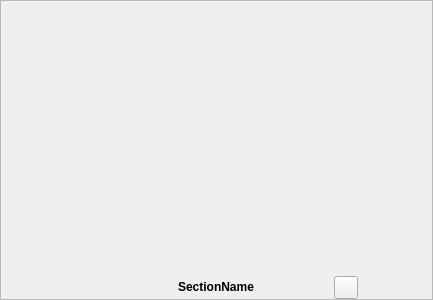
<?xml version="1.0" encoding="UTF-8"?>
<ui version="4.0">
 <class>CoreFlexiToolBarSection</class>
 <widget class="QFrame" name="CoreFlexiToolBarSection">
  <property name="geometry">
   <rect>
    <x>0</x>
    <y>0</y>
    <width>433</width>
    <height>300</height>
   </rect>
  </property>
  <property name="windowTitle">
   <string>Frame</string>
  </property>
  <property name="frameShape">
   <enum>QFrame::StyledPanel</enum>
  </property>
  <property name="frameShadow">
   <enum>QFrame::Raised</enum>
  </property>
  <layout class="QVBoxLayout" name="verticalLayout_2">
   <property name="margin">
    <number>0</number>
   </property>
   <item>
    <widget class="QFrame" name="innerContentFrame">
     <layout class="QVBoxLayout" name="verticalLayout">
      <property name="margin">
       <number>0</number>
      </property>
      <item>
       <widget class="QWidget" name="innerWidgetPlaceholder" native="true">
        <layout class="QVBoxLayout" name="verticalLayout_3">
         <property name="margin">
          <number>0</number>
         </property>
        </layout>
       </widget>
      </item>
      <item>
       <spacer name="verticalSpacer">
        <property name="orientation">
         <enum>Qt::Vertical</enum>
        </property>
        <property name="sizeHint" stdset="0">
         <size>
          <width>20</width>
          <height>0</height>
         </size>
        </property>
       </spacer>
      </item>
     </layout>
    </widget>
   </item>
   <item>
    <widget class="QFrame" name="bottomWidget">
     <layout class="QHBoxLayout" name="horizontalLayout">
      <property name="margin">
       <number>0</number>
      </property>
      <item>
       <widget class="QLabel" name="iconPlaceholder">
        <property name="sizePolicy">
         <sizepolicy hsizetype="Fixed" vsizetype="Fixed">
          <horstretch>0</horstretch>
          <verstretch>0</verstretch>
         </sizepolicy>
        </property>
        <property name="minimumSize">
         <size>
          <width>23</width>
          <height>22</height>
         </size>
        </property>
        <property name="maximumSize">
         <size>
          <width>23</width>
          <height>22</height>
         </size>
        </property>
        <property name="text">
         <string/>
        </property>
       </widget>
      </item>
      <item>
       <spacer name="horizontalSpacer">
        <property name="orientation">
         <enum>Qt::Horizontal</enum>
        </property>
        <property name="sizeType">
         <enum>QSizePolicy::Preferred</enum>
        </property>
        <property name="sizeHint" stdset="0">
         <size>
          <width>0</width>
          <height>0</height>
         </size>
        </property>
       </spacer>
      </item>
      <item>
       <widget class="QLabel" name="sectionNameLabel">
        <property name="sizePolicy">
         <sizepolicy hsizetype="Fixed" vsizetype="Fixed">
          <horstretch>0</horstretch>
          <verstretch>0</verstretch>
         </sizepolicy>
        </property>
        <property name="font">
         <font>
          <weight>75</weight>
          <bold>true</bold>
         </font>
        </property>
        <property name="lineWidth">
         <number>1</number>
        </property>
        <property name="text">
         <string>SectionName</string>
        </property>
        <property name="textFormat">
         <enum>Qt::RichText</enum>
        </property>
        <property name="alignment">
         <set>Qt::AlignCenter</set>
        </property>
       </widget>
      </item>
      <item>
       <spacer name="horizontalSpacer_2">
        <property name="orientation">
         <enum>Qt::Horizontal</enum>
        </property>
        <property name="sizeType">
         <enum>QSizePolicy::Preferred</enum>
        </property>
        <property name="sizeHint" stdset="0">
         <size>
          <width>0</width>
          <height>0</height>
         </size>
        </property>
       </spacer>
      </item>
      <item>
       <widget class="QToolButton" name="configurationButton">
        <property name="text">
         <string/>
        </property>
       </widget>
      </item>
     </layout>
    </widget>
   </item>
  </layout>
 </widget>
 <resources/>
 <connections/>
</ui>
